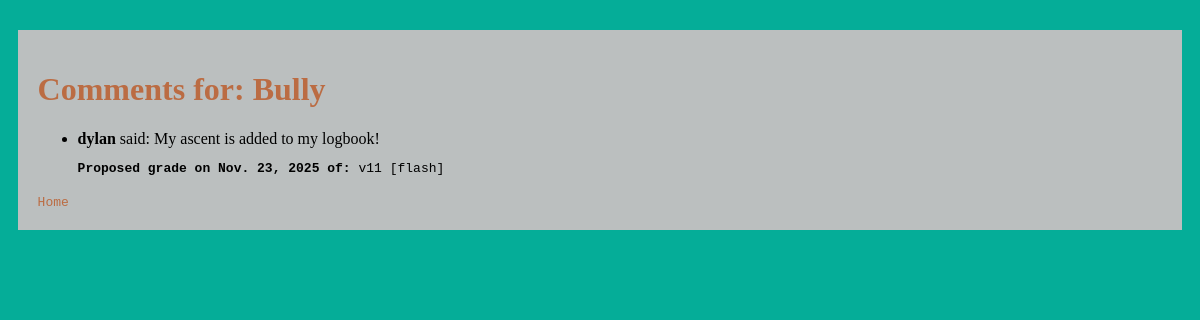
Page /comments/2/ on the committed database.
### logbookApp/models.py (models this page shows, shortened)
class Climb(models.Model):
    AREAS = [
        ("lcc", "Little Cottonwood Canyon"),
        ("o", "Ogden")
    ]
    name = models.CharField(max_length=100)
    grade = models.CharField(max_length=10)
    area = models.CharField(max_length=3, choices=AREAS, default="lcc")
    description = models.TextField(blank=True)

class Ascent(models.Model):
    TYPE =[
        ("o", "onsight"),
        ("f", "flash"),
        ("r", "redpoint")
    ]
    climb = models.ForeignKey(Climb, on_delete=models.CASCADE)
    user = models.ForeignKey(User, on_delete=models.CASCADE)
    proposedGrade = models.CharField(max_length=10)
    type = models.CharField(max_length=1 ,choices=TYPE)
    date = models.DateField()
    comment = models.TextField(blank=True, null=True)

### logbookApp/views.py (the view)
# urls.py: path("comments/<int:climb_id>/", views.comments_view, name="comments"),
def comments_view(request, climb_id):
    climb = Climb.objects.get(id=climb_id)
    comments = Ascent.objects.filter(climb_id=climb_id).exclude(comment="")
    context = {"climb": climb, "comments": comments}
    return render(request, "logbookApp/comments.html", context)

### logbookApp/templates/logbookApp/comments.html
{% extends "logbookApp/base.html" %} {% block content %}
<div class="main-container">
  <h1>Comments for: {{climb.name}}</h1>
  <ul>
    {% if comments|length == 0 %}
    <p>No comments to show...</p>
    {% else %} {% for comment in comments %}
    <li>
      <strong>{{comment.user.username}}</strong> said: {{comment.comment}}
    </li>
    <pre><strong>Proposed grade on {{comment.date}} of: </strong>{{comment.proposedGrade}} [{{comment.get_type_display}}]</pre>
    {% endfor %} {%endif%}
  </ul>
  <a href="{% url 'home' %}">Home</a>
</div>
{% endblock %}

### logbookApp/static/logbookApp/css/style.css (style rules this page uses)
body { background-color: #05AD98; }
.main-container { background-color: #BBBFBF; width: 95%; margin: auto; margin-top: 30px; padding: 20px; }
.main-container h1 { color: #BB6C43; }
.main-container a { font-family: monospace; color: #BB6C43; text-decoration: none; }

### rows in the picture
Climb: name "Bully"
Ascent: user.username "dylan", comment "My ascent is added to my logbook!", date "Nov. 23, 2025", proposedGrade "v11", type "flash"
